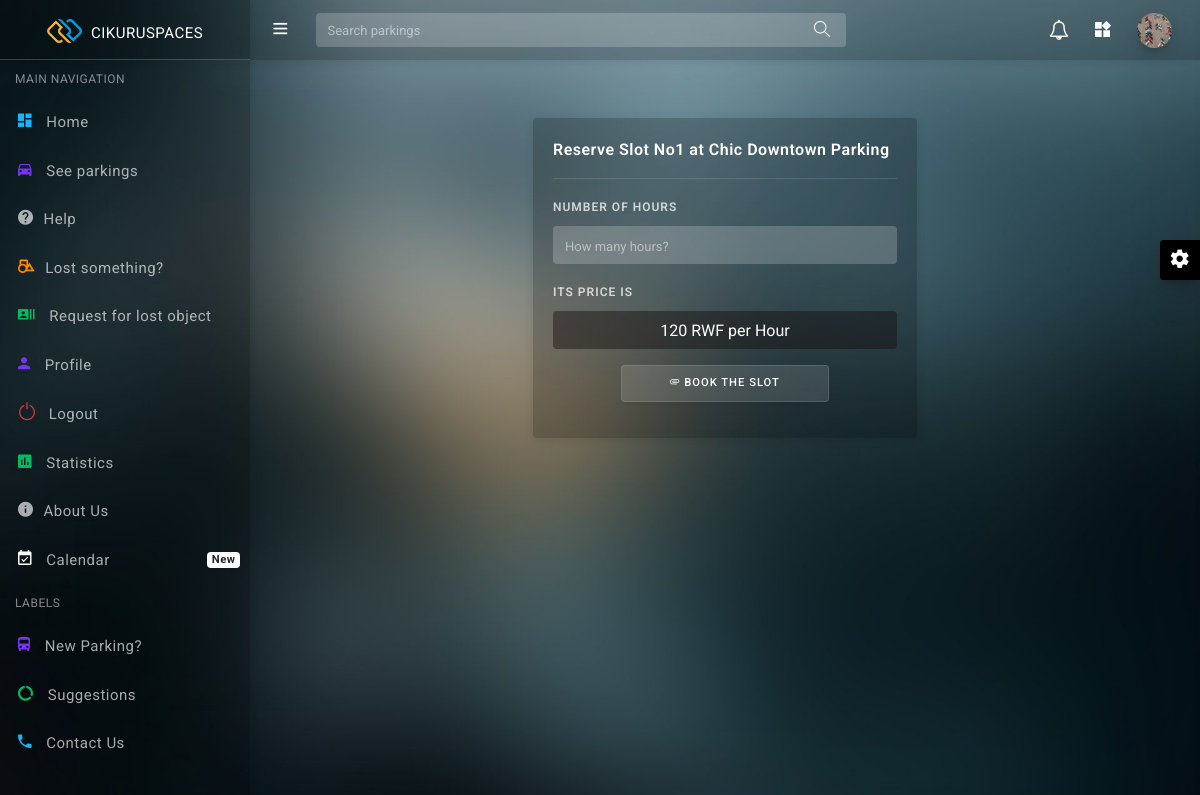
The app's page /selected/21/ (signed in) with its own data.
### authentication/models.py (models this page shows, shortened)
class User(AbstractUser):
    email=models.EmailField(max_length=100,unique=True,null=True)
    phone_number = models.IntegerField(unique=True,null=True)
    photo = models.ImageField(upload_to='user_images/',default="images/avatar.png")
    bio=models.CharField(null=True,blank=True,max_length=250)
    USERNAME_FIELD='email'
    REQUIRED_FIELDS=[]

### park/models.py (models this page shows, shortened)
class Slot(models.Model):
    area = models.ForeignKey(ParkingArea, on_delete=models.CASCADE)
    occupied_by = models.ForeignKey(User, on_delete=models.SET_NULL, null=True, blank=True)
    slot_number = models.IntegerField(default=0)
    status = models.BooleanField(default=True)
    is_booked = models.BooleanField(default=False)
    created_at = models.DateTimeField(auto_now_add=True)
    class Meta:
        unique_together = ('area', 'slot_number')
    def get_slot_price(self):
        if self.slot_number % 3 == 1:
            return self.area.pricelvl1
        elif self.slot_number % 3 == 2:
            return self.area.pricelvl2
        else:
            return self.area.pricelvl3
    @property
    def price(self):
        return self.get_slot_price()

class ParkingArea(models.Model):
    name=models.CharField(max_length=100)
    city=models.ForeignKey(TheCity,on_delete=models.CASCADE,null=True,blank=True)
    esp_id=models.CharField(max_length=10)
    location = models.URLField(max_length=500)
    share_location=models.URLField(max_length=250)
    slots=models.IntegerField(default=0)
    occupancy=models.IntegerField(default=0)
    photo=models.ImageField(upload_to='parking_images/',default="images/parking.jpeg")
    workingtime=models.CharField(max_length=100, null=True)
    pricelvl1=models.IntegerField(null=True)
    pricelvl2=models.IntegerField(null=True)
    pricelvl3=models.IntegerField(null=True)

### reservation/views.py (the view, shortened to what this page needs)
# urls.py: path('selected/<str:pk>/', views.reserve_slot, name="reserve"),
@login_required(login_url='login')
def reserve_slot(request, pk):
    slot = get_object_or_404(Slot, id=pk)
    parking_area = slot.area
    context = {
        'slot': slot,
        'parking_area': parking_area,
        'price_per_hour': slot.price
    }
    return render(request, 'reservation/reserve.html', context)

### reservation/templates/reservation/reserve.html (shortened to what this page needs)
{% extends 'new_main.html' %}
{% block content %}
<div class="card mx-auto card-authentication1 my-2">
    <div class="card-body">
    <div class="card-title">Reserve Slot No{{ slot.slot_number }} at {{ parking_area.name }}</div>
    <hr>
    <form method="POST" enctype="multipart/form-data">
    <div class="form-group">
     <label for="name">Number of hours</label>
     <input type="number" class="form-control" id="name" name="hours" min="1" max="24" required placeholder="How many hours?" required>
    </div>
    <div class="form-group">
      <label for="input-4">Its Price Is</label>
      <input type="text" class="form-control text-center" id="input-4" name="price" value="{{ price_per_hour }} RWF per Hour" disabled readonly >
    </div>
    <div class="form-group text-center">
     <button type="submit" class="btn btn-light px-5"><i class="zmdi zmdi-attachment"></i> Book the slot</button>
   </div>
   </form>
  </div>
  {% endblock content %}

### templates/new_main.html (shortened to what this page needs)
{% load static %}
<!DOCTYPE html>
<html lang="en">
<head>
  <link href="{% static 'dashtreme-master/assets/plugins/fullcalendar/css/fullcalendar.min.css' %}" rel='stylesheet'/>
  <link href="{% static 'dashtreme-master/assets/plugins/simplebar/css/simplebar.css' %}" rel="stylesheet"/>
  <link href="{% static 'dashtreme-master/assets/css/bootstrap.min.css' %}" rel="stylesheet"/>
  <link href="{% static 'dashtreme-master/assets/css/animate.css' %}" rel="stylesheet" type="text/css"/>
  <link href="{% static 'dashtreme-master/assets/css/icons.css' %}" rel="stylesheet" type="text/css"/>
  <link href="{% static 'dashtreme-master/assets/css/sidebar-menu.css' %}" rel="stylesheet"/>
  <link href="{% static 'dashtreme-master/assets/css/app-style.css' %}" rel="stylesheet"/>
</head>
<body class="bg-theme bg-theme2">
 <div id="wrapper">
   <div id="sidebar-wrapper" data-simplebar="" data-simplebar-auto-hide="true">
    <div class="brand-logo">
     <a href="{% url 'home'%}">
      <img src="{% static 'dashtreme-master/assets/images/logo-icon.png' %}" class="logo-icon" alt="logo icon">
      <h5 class="logo-text">CikuruSpaces</h5>
    </a>
  </div>
  <ul class="sidebar-menu do-nicescrol">
   <li class="sidebar-header">MAIN NAVIGATION</li>
   <li>
     <a href="{% url 'home'%}">
       <i class="zmdi zmdi-view-dashboard text-info"></i> <span>Home</span>
     </a>
   </li>
   <li>
      <a href="{% url 'home'%}#all">
        <i class="zmdi zmdi-car text-primary"></i> <span>See parkings</span>
      </a>
    </li>
    <li>
      <a href="{% url 'help'%}">
        <i class="zmdi zmdi-help"></i><span>Help </span>
      </a>
    </li>
   {% if request.user.is_authenticated %}
   <li>
     <a href="{% url 'found_objects'%}">
       <i class="zmdi zmdi-shape text-warning"></i><span>Lost something?</span>
     </a>
   </li>
   {% if user.is_superuser or is_parking_manager %}
   <li>
     <a href="{% url 'add_found_object'%}">
      <i class="zmdi zmdi-plus-circle-o text-success"></i> <span>Add lost object</span>
     </a>
   </li>
   {% else %}
   <li>
    <a href="{% url 'request_lost_object'%}">
        <i class="zmdi zmdi-accounts-list text-success"></i> <span>Request for lost object</span>
    </a>
  </li>
  {% endif%}
   <li>
     <a href="{% url 'change' %}">
       <i class="zmdi zmdi-account text-primary"></i> <span>Profile</span>
     </a>
   </li>
   <li>
     <a href="{% url 'logout' %}">
       <i class="icon-power mr-2 text-danger"></i> <span>Logout</span>
     </a>
   </li>
   <li>
   {% endif %}
   <li>
     <a href="{% url 'statistics'%}">
       <i class="zmdi zmdi-chart text-success"> </i><span> Statistics</span>
     </a>
   </li>
   <li>
     <a href="{% url 'about' %}">
       <i class="zmdi zmdi-info"></i><span>About Us</span>
     </a>
   </li>
   <li>
     <a href="{% url 'calendar' %}">
       <i class="zmdi zmdi-calendar-check text-white"></i> <span>Calendar</span>
       <small class="badge float-right badge-light">New</small>
     </a>
   </li>
   <li class="sidebar-header">LABELS</li>
   <li><a href="{% url 'contact' %}#parking"><i class="zmdi zmdi-bus text-primary"></i> <span>New Parking?</span></a></li>
   <li><a href="{% url 'contact' %}#suggest"><i class="zmdi zmdi-chart-donut text-success"></i> <span>Suggestions</span></a></li>
   <li><a href="{% url 'contact' %}#contact"><i class="zmdi zmdi-phone text-info"></i> <span>Contact Us</span></a></li>
 </ul>
  </div>
<header class="topbar-nav">
 <nav class="navbar navbar-expand fixed-top">
  <ul class="navbar-nav mr-auto align-items-center">
    <li class="nav-item">
      <a class="nav-link toggle-menu" href="javascript:void();">
       <i class="icon-menu menu-icon"></i>
     </a>
    </li>
    <li class="nav-item">
      <form class="search-bar" method="GET" action="{% url 'home' %}#all">
        <input type="text" class="form-control" name="q" placeholder="Search parkings">
         <a href="{% url 'home' %}#all"><i class="icon-magnifier"></i></a>
      </form>
    </li>
  </ul>
  <ul class="navbar-nav align-items-center right-nav-link">
    <li class="nav-item dropdown">
      <a class="nav-link dropdown-toggle dropdown-toggle-nocaret waves-effect"  href="{% url 'notif' %}">
      <i class="fa fa-bell-o"></i></a>
    </li>
    <li class="nav-item language dropdown-sm">
      <a class="nav-link dropdown-toggle dropdown-toggle-nocaret waves-effect" data-toggle="dropdown" href="javascript:void();"><i class="zmdi zmdi-widgets"></i></a>
    </li>
    {% if request.user.is_authenticated%}
    <li class="nav-item">
      <a class="nav-link dropdown-toggle dropdown-toggle-nocaret" data-toggle="dropdown" href="#">
        <span class="user-profile"><img src="{{request.user.photo.url}}" class="img-circle" alt="user avatar"></span>
      </a>
      <ul class="dropdown-menu dropdown-menu-right">
        <a href="{% url 'logout' %}"><li class="dropdown-item"> Logout</li><a>
      </ul>
    </li>
    {% endif %}
  </ul>
</nav>
</header>
  <div class="content-wrapper">
    {% block content %}
    {% endblock content %}
  </div>
 </div>
</div>
<div class="right-sidebar">
 <div class="switcher-icon">
   <i class="zmdi zmdi-settings zmdi-hc-spin"></i>
 </div>
</div>
</body>
</html>

### static/dashtreme-master/assets/css/sidebar-menu.css (style rules this page uses)
.sidebar-menu { list-style: none; margin: 0; padding: 0; background-color: transparent; }
.sidebar-menu>li { position: relative; margin: 0; padding: 0; }
.sidebar-menu>li>a { padding: 13px 5px 13px 15px; display: block; border-left: 3px solid transparent; color: rgba(255, 255, 255, 0.65); font-size: 15px; }
.sidebar-menu>li .label, .sidebar-menu>li .badge { margin-top: 3px; margin-right: 5px; }
.sidebar-menu li.sidebar-header { padding: 10px 25px 10px 15px; font-size: 12px; color: rgba(255, 255, 255, 0.5); }
.sidebar-menu a { color: #b8c7ce; text-decoration: none; }

### records on screen
User: user.photo (picture)
Slot: slot_number "1"
ParkingArea: name "Chic Downtown Parking"
